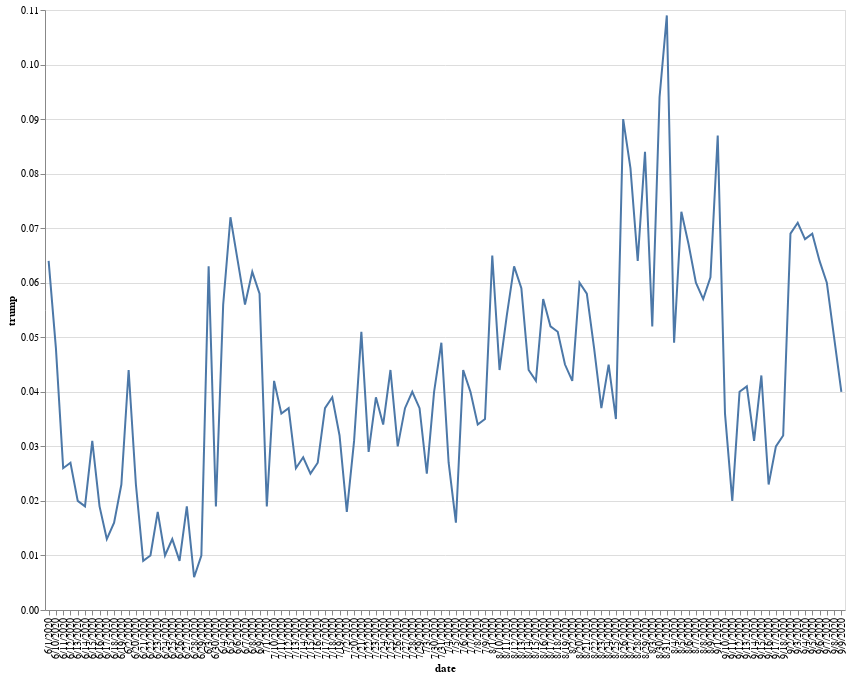

Source (notebook cell):
### Markdown cell above
## Plot win percentage of  incumbant

### Code cell
dates |> 
@vlplot(
    :line,
    x=:date,
    y=:trump,
    width=800,
    height=600
)

### Figure 1 — Vega-Lite specification as saved in the notebook (floating-point values rounded to 4 significant figures)
{"data": {"values": [{"date": "6/1/2020", "trump": 0.064}, {"date": "6/10/2020", "trump": 0.048}, {"date": "6/11/2020", "trump": 0.026}, {"date": "6/12/2020", "trump": 0.027}, {"date": "6/13/2020", "trump": 0.02}, {"date": "6/14/2020", "trump": 0.019}, {"date": "6/15/2020", "trump": 0.031}, {"date": "6/16/2020", "trump": 0.019}, {"date": "6/17/2020", "trump": 0.013}, {"date": "6/18/2020", "trump": 0.016}, {"date": "6/19/2020", "trump": 0.023}, {"date": "6/2/2020", "trump": 0.044}, {"date": "6/20/2020", "trump": 0.023}, {"date": "6/21/2020", "trump": 0.009}, {"date": "6/22/2020", "trump": 0.01}, {"date": "6/23/2020", "trump": 0.018}, {"date": "6/24/2020", "trump": 0.01}, {"date": "6/25/2020", "trump": 0.013}, {"date": "6/26/2020", "trump": 0.009}, {"date": "6/27/2020", "trump": 0.019}, {"date": "6/28/2020", "trump": 0.006}, {"date": "6/29/2020", "trump": 0.01}, {"date": "6/3/2020", "trump": 0.063}, {"date": "6/30/2020", "trump": 0.019}, {"date": "6/4/2020", "trump": 0.056}, {"date": "6/5/2020", "trump": 0.072}, {"date": "6/6/2020", "trump": 0.064}, {"date": "6/7/2020", "trump": 0.056}, {"date": "6/8/2020", "trump": 0.062}, {"date": "6/9/2020", "trump": 0.058}, {"date": "7/1/2020", "trump": 0.019}, {"date": "7/10/2020", "trump": 0.042}, {"date": "7/11/2020", "trump": 0.036}, {"date": "7/12/2020", "trump": 0.037}, {"date": "7/13/2020", "trump": 0.026}, {"date": "7/14/2020", "trump": 0.028}, {"date": "7/15/2020", "trump": 0.025}, {"date": "7/16/2020", "trump": 0.027}, {"date": "7/17/2020", "trump": 0.037}, {"date": "7/18/2020", "trump": 0.039}, {"date": "7/19/2020", "trump": 0.032}, {"date": "7/2/2020", "trump": 0.018}, {"date": "7/20/2020", "trump": 0.031}, {"date": "7/21/2020", "trump": 0.051}, {"date": "7/22/2020", "trump": 0.029}, {"date": "7/23/2020", "trump": 0.039}, {"date": "7/24/2020", "trump": 0.034}, {"date": "7/25/2020", "trump": 0.044}, {"date": "7/26/2020", "trump": 0.03}, {"date": "7/27/2020", "trump": 0.037}, {"date": "7/28/2020", "trump": 0.04}, {"date": "7/29/2020", "trump": 0.037}, {"date": "7/3/2020", "trump": 0.025}, {"date": "7/30/2020", "trump": 0.04}, {"date": "7/31/2020", "trump": 0.049}, {"date": "7/4/2020", "trump": 0.027}, {"date": "7/5/2020", "trump": 0.016}, {"date": "7/6/2020", "trump": 0.044}, {"date": "7/7/2020", "trump": 0.04}, {"date": "7/8/2020", "trump": 0.034}, {"date": "7/9/2020", "trump": 0.035}, {"date": "8/1/2020", "trump": 0.065}, {"date": "8/10/2020", "trump": 0.044}, {"date": "8/11/2020", "trump": 0.054}, {"date": "8/12/2020", "trump": 0.063}, {"date": "8/13/2020", "trump": 0.059}, {"date": "8/14/2020", "trump": 0.044}, {"date": "8/15/2020", "trump": 0.042}, {"date": "8/16/2020", "trump": 0.057}, {"date": "8/17/2020", "trump": 0.052}, {"date": "8/18/2020", "trump": 0.051}, {"date": "8/19/2020", "trump": 0.045}, {"date": "8/2/2020", "trump": 0.042}, {"date": "8/20/2020", "trump": 0.06}, {"date": "8/21/2020", "trump": 0.058}, {"date": "8/22/2020", "trump": 0.048}, {"date": "8/23/2020", "trump": 0.037}, {"date": "8/24/2020", "trump": 0.045}, {"date": "8/25/2020", "trump": 0.035}, {"date": "8/26/2020", "trump": 0.09}, {"date": "8/27/2020", "trump": 0.081}, {"date": "8/28/2020", "trump": 0.064}, {"date": "8/29/2020", "trump": 0.084}, {"date": "8/3/2020", "trump": 0.052}, {"date": "8/30/2020", "trump": 0.094}, {"date": "8/31/2020", "trump": 0.109}, {"date": "8/4/2020", "trump": 0.049}, {"date": "8/5/2020", "trump": 0.073}, {"date": "8/6/2020", "trump": 0.067}, {"date": "8/7/2020", "trump": 0.06}, {"date": "8/8/2020", "trump": 0.057}, {"date": "8/9/2020", "trump": 0.061}, {"date": "9/1/2020", "trump": 0.087}, {"date": "9/10/2020", "trump": 0.036}, {"date": "9/11/2020", "trump": 0.02}, {"date": "9/12/2020", "trump": 0.04}, {"date": "9/13/2020", "trump": 0.041}, {"date": "9/14/2020", "trump": 0.031}, {"date": "9/15/2020", "trump": 0.043}, {"date": "9/16/2020", "trump": 0.023}, {"date": "9/17/2020", "trump": 0.03}, {"date": "9/18/2020", "trump": 0.032}, {"date": "9/2/2020", "trump": 0.069}, {"date": "9/3/2020", "trump": 0.071}, {"date": "9/4/2020", "trump": 0.068}, {"date": "9/5/2020", "trump": 0.069}, {"date": "9/6/2020", "trump": 0.064}, {"date": "9/7/2020", "trump": 0.06}, {"date": "9/8/2020", "trump": 0.05}, {"date": "9/9/2020", "trump": 0.04}]}, "encoding": {"x": {"field": "date", "type": "nominal"}, "y": {"field": "trump", "type": "quantitative"}}, "height": 600, "mark": "line", "width": 800}
